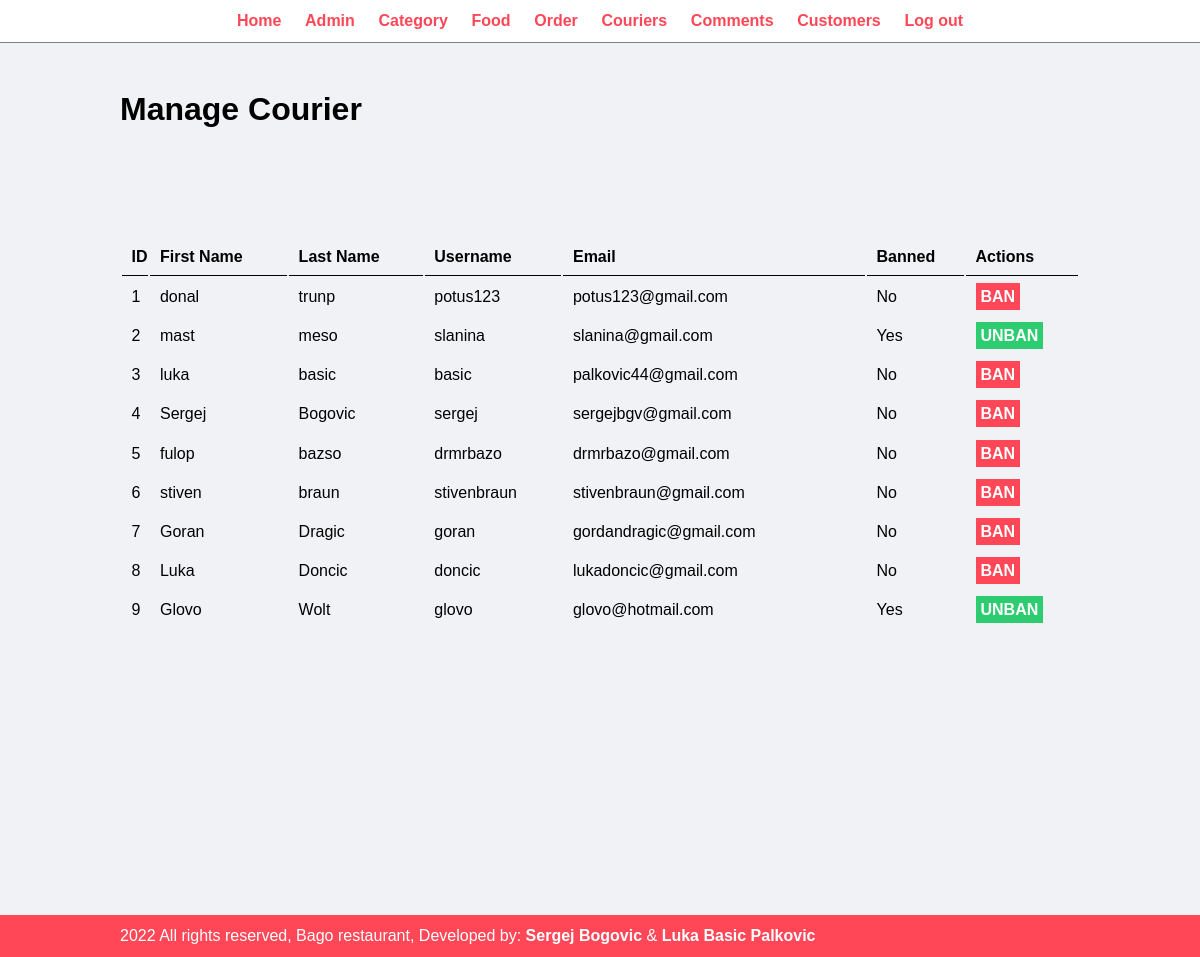
The app's page /admin/manage-customer.php (signed in) with its own data.
### tables this page shows
CREATE TABLE `tbl_customer` (
  `id_user` int(11) NOT NULL,
  `username` varchar(30) NOT NULL,
  `firstname` varchar(30) NOT NULL,
  `lastname` varchar(30) NOT NULL,
  `password` varchar(255) NOT NULL,
  `email` varchar(40) NOT NULL,
  `code` char(40) NOT NULL,
  `token` char(40) NOT NULL,
  `registration_expires` datetime NOT NULL,
  `active` smallint(1) NOT NULL,
  `new_password` varchar(32) NOT NULL,
  `code_password` char(40) NOT NULL,
  `new_password_expires` datetime NOT NULL,
  `banned` tinyint(1) DEFAULT NULL
);

### admin/manage-customer.php (the view, shortened to what this page needs)
<?php include('partials/menu.php');  ?>
<div class="main-content">
    <div class="wrapper">
        <h1>Manage Courier</h1>
        <br>
        <br><br><br>
        <br><br>
        <table class="tbl-full">
            <tr>
                <th>ID</th>
                <th>First Name</th>
                <th>Last Name</th>
                <th>Username</th>
                <th>Email</th>
                <th>Banned</th>
                <th>Actions</th>
            </tr>
            <?php
            $sql = "SELECT * FROM tbl_customer";
            $res = mysqli_query($conn, $sql);
            if ($res == TRUE) {
                $count = mysqli_num_rows($res);
                $sn = 1;
                if ($count > 0) {
                    while ($rows = mysqli_fetch_assoc($res)) {
                        $id = $rows['id_user'];
                        $first_name = $rows['firstname'];
                        $last_name = $rows['lastname'];
                        $username = $rows['username'];
                        $email = $rows['email'];
                        $banned = $rows['banned'];
            ?>
                        <tr>
                            <td><?php echo $sn++; ?> </td>
                            <td><?php echo $first_name; ?></td>
                            <td><?php echo $last_name; ?></td>
                            <td><?php echo $username ?></td>
                            <td><?php echo $email  ?></td>
                            <td><?php
                                if ($banned == 0) {
                                    $yesno = "No";
                                    echo $yesno;
                                } else {
                                    $yesno = "Yes";
                                    echo $yesno;
                                }
                                ?></td>
                            <td>
                                <?php if ($yesno == "Yes") {
                                ?>
                                    <a href="<?php echo SITEURL; ?>admin/unban-customer.php?id=<?php echo $id ?>" class="btn-secondary">UNBAN</a>
                        </tr>
                    <?php
                                } else {
                    ?>
                        <a href="<?php echo SITEURL; ?>admin/ban-customer.php?id=<?php echo $id ?>" class="btn-danger">BAN</a>
                        </td>
                    <?php } ?>
        <?php
                    }
                } else {
                }
            }
        ?>
        </table>
    </div>
</div>
<?php include('partials/footer.php'); ?>

### admin/partials/menu.php (shortened to what this page needs)
<html>
<head>
    <link rel="stylesheet" href="../adminstyle/admin.css">
</head>
<body>
    <div class="menu text-center">
        <div class="wrapper">
            <ul>
                <li><a href="index.php">Home</a></li>
                <li><a href="manage-admin.php">Admin</a></li>
                <li><a href="manage-category.php">Category</a></li>
                <li><a href="manage-food.php">Food</a></li>
                <li><a href="manage-order.php">Order</a></li>
                <li><a href="manage-courier.php">Couriers</a></li>
                <li><a href="manage-comments.php">Comments</a></li>
                <li><a href="manage-customer.php">Customers</a></li>
                <li><a href="logout.php">Log out</a></li>
            </ul>
        </div>
    </div>

### admin/partials/footer.php
<div class="footer">
        <div class="wrapper">
            <p>2022 All rights reserved, Bago restaurant, Developed by: <strong>Sergej Bogovic</strong> & <strong>Luka Basic Palkovic</strong></p>
        </div>
    </div>
</body>
</html>

### adminstyle/admin.css (style rules this page uses)
* { margin: 0; padding: 0; font-family: Arial, Helvetica, sans-serif; }
.wrapper { padding: 1%; width: 80%; margin: 0 auto; }
.text-center { text-align: center; }
.tbl-full { width: 100%; }
table tr th { border-bottom: 1px solid black; padding: 1%; text-align: left; }
table tr td { padding: 1%; }
.btn-secondary { background-color: #2ecc71; padding: 1%; color: white; text-decoration: none; font-weight: bold; padding: 5px; }
.btn-danger { background-color: #ff4757; padding: 1%; color: white; text-decoration: none; font-weight: bold; padding: 5px; }
.menu { border-bottom: 1px solid grey; }
.menu ul { list-style-type: none; }
.menu ul li { display: inline; padding: 1%; }
.menu ul li a { text-decoration: none; font-weight: bold; color: #ff4757; }
.main-content { background-color: #f1f2f6; padding: 3% 0; position: relative; min-height: 100vh; }
.footer { background-color: #ff4757; color: white; position: relative; width: 100%; }

### records on screen
tbl_customer: firstname "donal", lastname "trunp", username "potus123", email "potus123@gmail.com", banned "No"
tbl_customer: firstname "mast", lastname "meso", username "slanina", email "slanina@gmail.com", banned "Yes"
tbl_customer: firstname "luka", lastname "basic", username "basic", email "palkovic44@gmail.com", banned "No"
tbl_customer: firstname "Sergej", lastname "Bogovic", username "sergej", email "sergejbgv@gmail.com", banned "No"
tbl_customer: firstname "fulop", lastname "bazso", username "drmrbazo", email "drmrbazo@gmail.com", banned "No"
tbl_customer: firstname "stiven", lastname "braun", username "stivenbraun", email "stivenbraun@gmail.com", banned "No"
tbl_customer: firstname "Goran", lastname "Dragic", username "goran", email "gordandragic@gmail.com", yesno "No"
tbl_customer: firstname "Luka", lastname "Doncic", username "doncic", email "lukadoncic@gmail.com", yesno "No"
tbl_customer: firstname "Glovo", lastname "Wolt", username "glovo", email "glovo@hotmail.com", banned "Yes"
